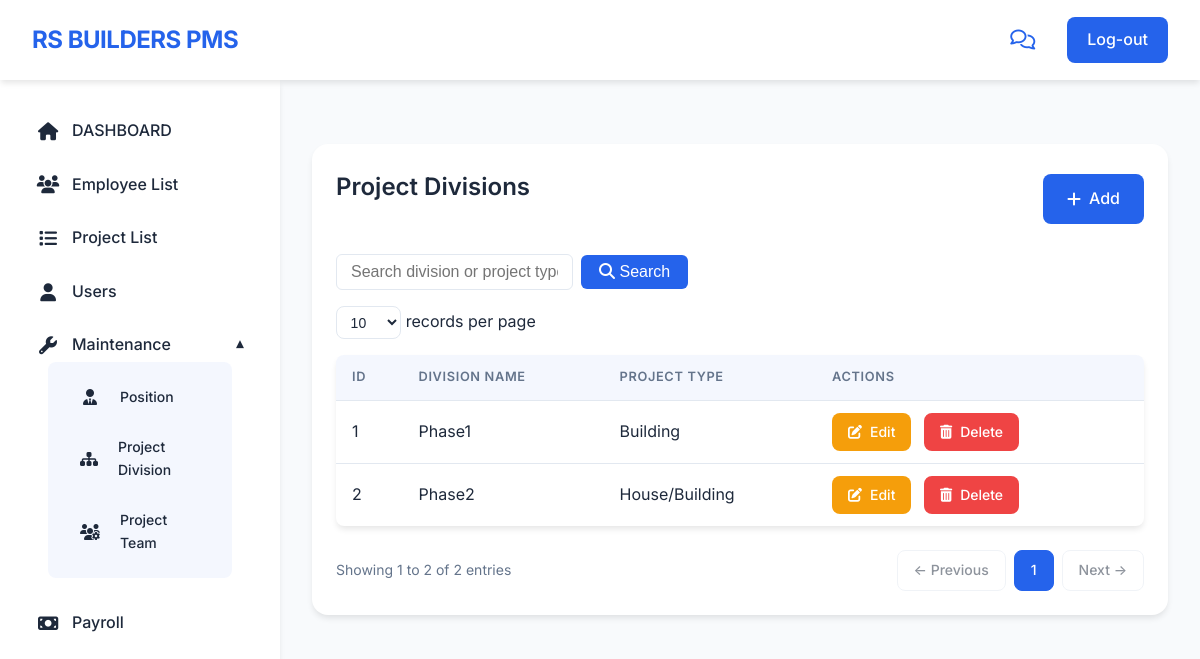
/project_division.php (signed in), run on the app's committed database.
### tables this page shows
CREATE TABLE `project_divisions` (
  `id` int(11) NOT NULL,
  `division_name` varchar(100) NOT NULL,
  `project_type` varchar(255) NOT NULL
);

### project_division.php (the view, shortened to what this page needs)
<?php
$search = isset($_GET['search']) ? trim($_GET['search']) : '';
$page = isset($_GET['page']) && is_numeric($_GET['page']) && $_GET['page'] > 0 ? (int)$_GET['page'] : 1;
$records_per_page = isset($_GET['records_per_page']) && in_array((int)$_GET['records_per_page'], [10,25,50,100]) ? (int)$_GET['records_per_page'] : 10;
$offset = ($page - 1) * $records_per_page;
include 'db.php';
$where = '';
$params = [];
$types = '';
$count_sql = "SELECT COUNT(*) as total FROM project_divisions $where";
$count_stmt = $conn->prepare($count_sql);
$count_stmt->execute();
$count_result = $count_stmt->get_result();
$total_records = $count_result->fetch_assoc()['total'];
$sql = "SELECT * FROM project_divisions $where LIMIT ? OFFSET ?";
$stmt = $conn->prepare($sql);
if ($where !== '') {
    $types_with_limit = $types . 'ii';
    $params_with_limit = array_merge($params, [$records_per_page, $offset]);
    $stmt->bind_param($types_with_limit, ...$params_with_limit);
} else {
    $stmt->bind_param('ii', $records_per_page, $offset);
}
$stmt->execute();
$result = $stmt->get_result();
$total_pages = max(1, ceil($total_records / $records_per_page));
$start_entry = $total_records == 0 ? 0 : $offset + 1;
$end_entry = min($offset + $records_per_page, $total_records);
function build_query($overrides = []) {
    $params = $_GET;
    foreach ($overrides as $key => $value) {
        $params[$key] = $value;
    }
    return http_build_query($params);
}
?>
<!DOCTYPE html>
<html>
<head>
    <link rel="stylesheet" href="https://cdnjs.cloudflare.com/ajax/libs/font-awesome/6.4.0/css/all.min.css">
</head>
<body>
    <div class="header">
        <div class="logo">RS BUILDERS PMS</div>
        <div class="header-right">
            <span class="icon"><i class="fa-regular fa-comments"></i></span>
            <a href="logout.php" class="logout-btn">Log-out</a>
        </div>
    </div>
    <div class="container">
        <nav class="sidebar">
            <ul>
                <li><a href="dashboard.php"><i class="fa fa-home"></i> DASHBOARD</a></li>
                <li><a href="employee_list.php"><i class="fa fa-users"></i> Employee List</a></li>
                <li><a href="project_list.php"><i class="fa fa-list"></i> Project List</a></li>
                <li><a href="user_list.php"><i class="fa fa-user"></i> Users</a></li>
                <li class="dropdown active">
                    <a href="#"><i class="fa fa-wrench"></i> Maintenance <span class="arrow">&#9662;</span></a>
                    <ul class="dropdown-menu">
                        <li class="active"><a href="position.php"><i class="fa fa-user-tie"></i> Position</a></li>
                        <li><a href="project_division.php"><i class="fa fa-sitemap"></i> Project Division</a></li>
                        <li><a href="project_team.php"><i class="fa fa-users-cog"></i> Project Team</a></li>
                    </ul>
                </li>
                <li><a href="payroll.php"><i class="fa fa-money-bill"></i> Payroll</a></li>
            </ul>
        </nav>
        <main class="main-content">
            <div class="table-container">
                <div class="table-header">
                    <h2 class="table-title">Project Divisions</h2>
                    <a href="add_project_division.php" class="add-btn"><i class="fa fa-plus"></i> Add</a>
                </div>
                <div class="search-bar-container">
                    <form method="get" style="display: flex; gap: 8px; align-items: center;">
                        <input type="text" name="search" class="search-input" placeholder="Search division or project type..." value="<?= htmlspecialchars($search) ?>">
                        <button type="submit" class="search-btn"><i class="fa fa-search"></i> Search</button>
                    </form>
                </div>
                <div class="records-per-page">
                    <form method="get" id="recordsPerPageForm" style="display:inline;">
                        <select name="records_per_page" onchange="document.getElementById('recordsPerPageForm').submit()">
                            <option value="10"<?= $records_per_page==10?' selected':''; ?>>10</option>
                        </select>
                        <span>records per page</span>
                    </form>
                </div>
                <table class="data-table">
                    <thead>
                        <tr>
                            <th>ID</th>
                            <th>Division Name</th>
                            <th>Project Type</th>
                            <th class="action-col">Actions</th>
                        </tr>
                    </thead>
                    <tbody>
                        <?php
                        if ($result->num_rows > 0) {
                            $row_number = $offset + 1;
                            while ($row = $result->fetch_assoc()) {
                                echo "<tr>";
                                echo "<td>" . $row_number . "</td>";
                                echo "<td>" . htmlspecialchars($row['division_name']) . "</td>";
                                echo "<td>" . htmlspecialchars($row['project_type']) . "</td>";
                                echo "<td class=\"action-col\">\n                                        <a href=\"edit_project_division.php?id=" . $row['id'] . "\" class=\"action-btn edit-btn\"><i class=\"fa fa-edit\"></i> Edit</a>\n                                        <a href=\"delete_project_division.php?id=" . $row['id'] . "\" class=\"action-btn delete-btn\" onclick=\"return confirm('Are you sure you want to delete this project division?');\"><i class=\"fa fa-trash-alt\"></i> Delete</a>\n                                      </td>";
                                echo "</tr>";
                                $row_number++;
                            }
                        } else {
                            echo "<tr><td colspan=\"4\">No project divisions found.</td></tr>";
                        }
                        ?>
                    </tbody>
                </table>
                <div class="pagination-info">
                    <div class="showing-info">Showing <?= $start_entry ?> to <?= $end_entry ?> of <?= $total_records ?> entries</div>
                    <div class="pagination-controls">
                        <?php
                        $prev_disabled = $page <= 1 ? 'disabled' : '';
                        $next_disabled = $page >= $total_pages ? 'disabled' : '';
                        $prev_page = $page - 1;
                        $next_page = $page + 1;
                        echo '<a href="?' . build_query(['page'=>$prev_page]) . '" class="pagination-btn ' . ($prev_disabled ? 'disabled' : '') . '"' . ($prev_disabled ? ' tabindex="-1" aria-disabled="true"' : '') . '>← Previous</a>';
                        $start_page = max(1, $page - 2);
                        $end_page = min($total_pages, $start_page + 4);
                        if ($end_page - $start_page < 4) {
                            $start_page = max(1, $end_page - 4);
                        }
                        for ($i = $start_page; $i <= $end_page; $i++) {
                            $active = $i == $page ? 'active' : '';
                            echo '<a href="?' . build_query(['page'=>$i]) . '" class="pagination-btn ' . $active . '">' . $i . '</a>';
                        }
                        echo '<a href="?' . build_query(['page'=>$next_page]) . '" class="pagination-btn ' . ($next_disabled ? 'disabled' : '') . '"' . ($next_disabled ? ' tabindex="-1" aria-disabled="true"' : '') . '>Next →</a>';
                        ?>
                    </div>
                </div>
            </div>
        </main>
    </div>
</body>
</html>

### data on the page
project_divisions: division_name "Phase1", project_type "Building"
project_divisions: division_name "Phase2", project_type "House/Building"

### other printed values
$start_entry "1"
$end_entry "2"
$total_records "2"
